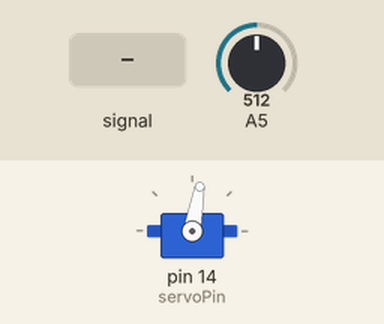
Bench run of a sketch on a simulated Arduino Uno, built with avr-gcc and run on an emulated ATmega328P. Parts: servo. The inputs (shaded band) are chosen by the test bench; at power-on: A5 = 512. What the sketch prints to the serial monitor is not drawn.

Above: at 1.2 s.
1.3 s: A5 fed a 200 Hz sine of ±460 counts around its level
4.3 s: A5 set to 716
At 5.4 s:
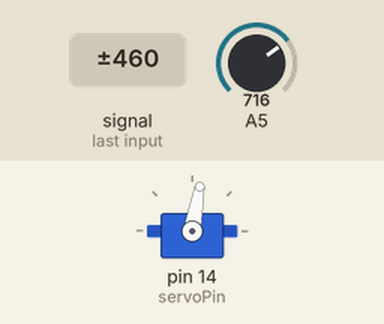
5.8 s: A5 set to 91
7.3 s: A5 set to 77
At 7.6 s:
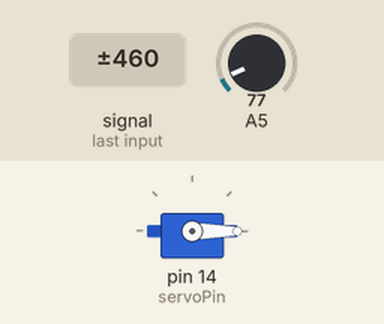
8.8 s: A5 set to 242
10.3 s: A5 set to 267
At 11.1 s:
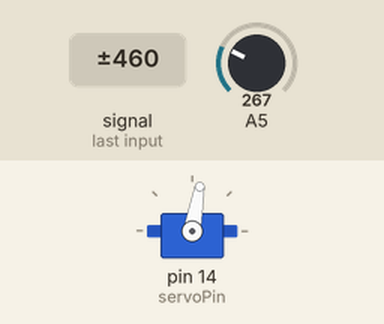
Timing chart, 0 to 12.8 s (numbered marks = the images above; inputs shaded):
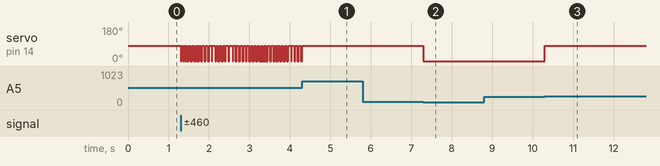

Measured:
- the behaviour switches between 84 and 83 on A5 (found by bisection; images 1 and 2)
- the behaviour switches between 251 and 252 on A5 (found by bisection; images 2 and 3)
- after the input at 4.3 s, servo on pin 14 (servoPin): goes on until 4.3 s, then stays 80°
- after the input at 7.3 s, servo on pin 14 (servoPin): 80° → 0° at once
- after the input at 10.3 s, servo on pin 14 (servoPin): 0° → 80° at once

The sketch:

middle.ino
```cpp
#include <Servo.h>  //匯入函式庫
Servo myservo;  // 建立伺服馬達控制

const int servoPin = 14;  //用常態變數設定pin腳位，與之前define方式差不多
int pos = 0;

void setup() {
  myservo.attach(servoPin);  // 將伺服馬達連接的GPIO pin連接伺服物件
  Serial.begin(115200); //設定傳輸鮑率，跟電腦傳輸資料的頻率
  pinMode(13, INPUT); //設定腳位為輸入用
}


void loop() {
  int input = analogRead(13);
  int input_map = map(input, 0, 250, 0, 180);
   //Serial.println(input);
   Serial.println(input_map);
   if(input_map>180){
    myservo.write(80);
    }
  else if(input_map<60){
    myservo.write(-80);
    }

 //ledcWrite(0, input_map);  //頻道0
  //myservo.write(input_map); //Servo設定角度
  //Serial.println(input_map);
  //delay(50);

}
```
